Frame 1 (no input): blank canvas, image omitted
Frame 60 (no input): blank canvas, image omitted
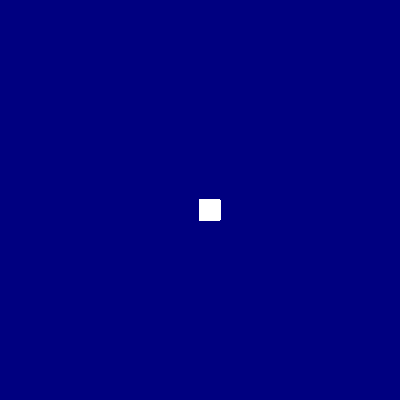
Frame 120 (the mouse pressed at the canvas centre since frame 60)

The p5.js sketch whose frames 1 and 60 were blank and that drew this single picture after the mouse press (run headless with seeded random() and noise() and a simulated clock; from frame 60 on, the mouse is pressed at the canvas centre):

// p5.js sketch
// ── sketch.js
function setup() {
    createCanvas(400, 400);
    background("navy");
  }
  
  function draw() {
    stroke("white");
    fill("ye");
    if (mouseIsPressed) {
      rect(mouseX, mouseY, 20, 20);
    }
  }
  
